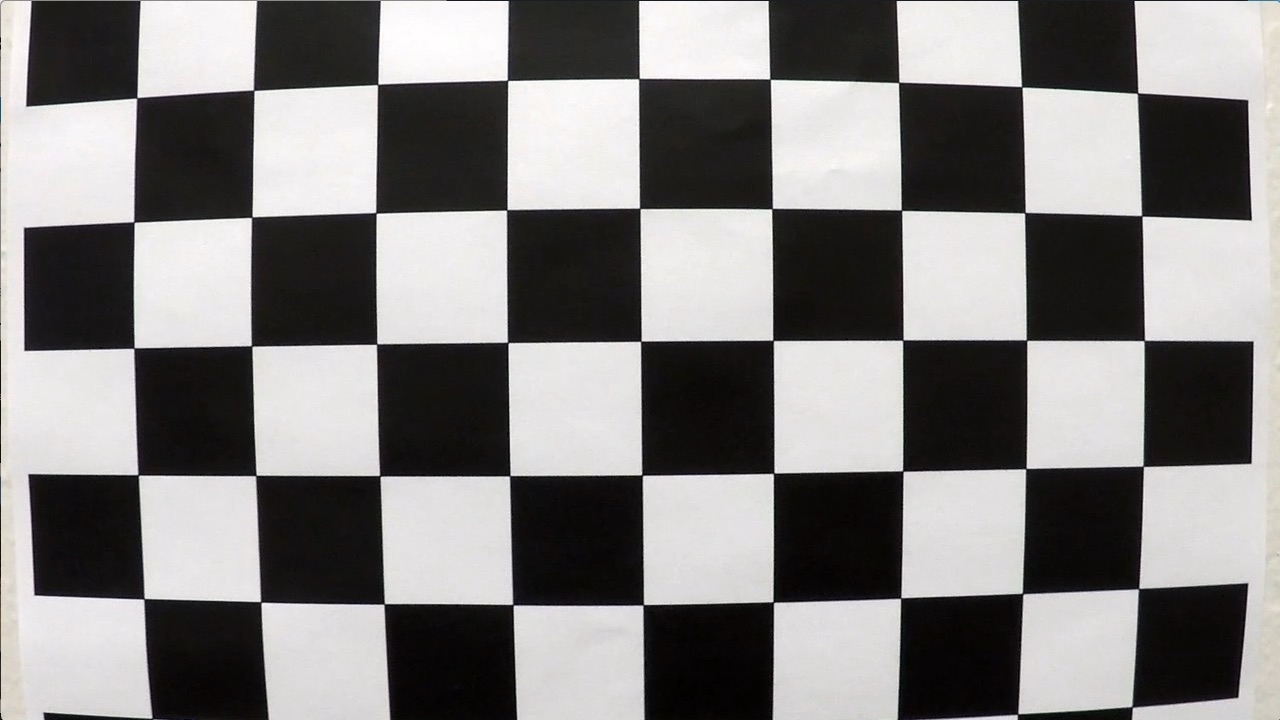
#> input picture camera_cal/calibration1.jpg, 1280 x 720 px; its folder holds only this picture in this run
$ jupyter execute --allow-errors project.ipynb   (shell and % lines are left out)   (older library calls are emulated)
#> lines starting #> are read from the running program, lines starting #| are printed output that depends on the picture; after the words box and inside, x2 and y2 are one past the last pixel; in counts of white or black regions, pixels touching at a corner belong together
**Advanced Lane Finding Project**

The goals / steps of this project are the following:

* Compute the camera calibration matrix and distortion coefficients given a set of chessboard images.
* Apply a distortion correction to raw images.
* Use color transforms, gradients, etc., to create a thresholded binary image.
* Apply a perspective transform to rectify binary image ("birds-eye view").
* Detect lane pixels and fit to find the lane boundary.
* Determine the curvature of the lane and vehicle position with respect to center.
* Warp the detected lane boundaries back onto the original image.
* Output visual display of the lane boundaries and numerical estimation of lane curvature and vehicle position.

# Pipe Line

[cell 1]
import cv2
import numpy as np
import matplotlib.pyplot as plt
import matplotlib.image as mpimg

# Images can be radial distorted, this method to remove this distortion
def cal_undistort(img, objpoints, imgpoints):
    # Use cv2.calibrateCamera() and cv2.undistort()
    gray = cv2.cvtColor(img,cv2.COLOR_RGB2GRAY)
    ret, mtx, dist, rvecs, tvecs = cv2.calibrateCamera(objpoints, imgpoints, gray.shape[::-1], None, None)
    # Prespective Transform
    undist = cv2.undistort(img, mtx, dist, None, mtx)
    return undist

#The purpose of this function is to transform the image so lane lines can be easily detected.
#the output of this function is enlaraged road
def perspective_transform(img):

    img_size = (img.shape[1], img.shape[0])

    src = np.float32( [[200, 720],[1100, 720],[595, 450], [685, 450]])
    dst = np.float32([[300, 720],[980, 720],[300, 0],[980, 0]])
    m = cv2.getPerspectiveTransform(src, dst)
    m_inv = cv2.getPerspectiveTransform(dst, src)
    warped = cv2.warpPerspective(img, m, img_size, flags=cv2.INTER_LINEAR)
    unwarped = cv2.warpPerspective(warped, m_inv, (warped.shape[1], warped.shape[0]), flags=cv2.INTER_LINEAR)  # DEBUG

    return warped, unwarped, m, m_inv


# sobelx or sobel y segmantation
def abs_sobel_thresh(img, orient='x',thresh=(0, 255)):
    # Convert to grayscale
    gray = cv2.cvtColor(img, cv2.COLOR_RGB2GRAY)
    # Apply x or y gradient with the OpenCV Sobel() function
    # and take the absolute value
    if orient == 'x':
        abs_sobel = np.absolute(cv2.Sobel(gray, cv2.CV_64F, 1, 0))
    if orient == 'y':
        abs_sobel = np.absolute(cv2.Sobel(gray, cv2.CV_64F, 0, 1))
    # Rescale back to 8 bit integer
    scaled_sobel = np.uint8(255*abs_sobel/np.max(abs_sobel))
    # Create a copy and apply the threshold
    binary_output = np.zeros_like(scaled_sobel)
    # Here I'm using inclusive (>=, <=) thresholds, but exclusive is ok too
    binary_output[(scaled_sobel >= thresh[0]) & (scaled_sobel <= thresh[1])] = 1

    # Return the result
    return binary_output

#this function gives sqrt(sobelx^2+sobely^2)
def mag_thresh(img, sobel_kernel=3, mag_thresh=(0, 255)):
    # Convert to grayscale
    gray = cv2.cvtColor(img, cv2.COLOR_RGB2GRAY)
    # Take both Sobel x and y gradients
    sobelx = cv2.Sobel(gray, cv2.CV_64F, 1, 0, ksize=sobel_kernel)
    sobely = cv2.Sobel(gray, cv2.CV_64F, 0, 1, ksize=sobel_kernel)
    # Calculate the gradient magnitude
    gradmag = np.sqrt(sobelx**2 + sobely**2)
    # Rescale to 8 bit
    scale_factor = np.max(gradmag)/255
    gradmag = (gradmag/scale_factor).astype(np.uint8)
    # Create a binary image of ones where threshold is met, zeros otherwise
    binary_output = np.zeros_like(gradmag)
    binary_output[(gradmag >= mag_thresh[0]) & (gradmag <= mag_thresh[1])] = 1

    # Return the binary image
    return binary_output

# threshould by angle
def dir_threshold(img, sobel_kernel=3, thresh=(0, np.pi/2)):
    # Grayscale
    gray = cv2.cvtColor(img, cv2.COLOR_RGB2GRAY)
    # Calculate the x and y gradients
    sobelx = cv2.Sobel(gray, cv2.CV_64F, 1, 0, ksize=sobel_kernel)
    sobely = cv2.Sobel(gray, cv2.CV_64F, 0, 1, ksize=sobel_kernel)
    # Take the absolute value of the gradient direction,
    # apply a threshold, and create a binary image result
    absgraddir = np.arctan2(np.absolute(sobely), np.absolute(sobelx))
    binary_output =  np.zeros_like(absgraddir)
    binary_output[(absgraddir >= thresh[0]) & (absgraddir <= thresh[1])] = 1

    # Return the binary image
    return binary_output

#Threshould by color
def color_thresh(img,thresh):
    #hue light saturation
    hls = cv2.cvtColor(img, cv2.COLOR_RGB2HLS)
    S = hls[:,:,2]
    binary = np.zeros_like(S)
    binary[(S > thresh[0]) & (S <= thresh[1])] = 1
    return binary

#combine all the threshould
# [10 lines left out: function combined_threshoulding, not called in this run]


#get histogram of the image
def hist(img):
    # Grab only the bottom half of the image
    # Lane lines are likely to be mostly vertical nearest to the car
    bottom_half = img[img.shape[0]//2:,:]

    # Sum across image pixels vertically - make sure to set an `axis`
    # i.e. the highest areas of vertical lines should be larger values
    histogram = np.sum(bottom_half, axis=0)

    return histogram

**Compute the camera calibration matrix and distortion coefficients given a set of chessboard images.**

[cell 2]
import glob

images =  glob.glob("camera_cal/calibration*.jpg")

global objpoints,imgpoints
objpoints,imgpoints = list(),list()
objp = np.zeros((9*6,3),np.float32)
objp[:,:2]=np.mgrid[0:9,0:6].T.reshape(-1,2)

for fname in images:
    img = mpimg.imread(fname)
#> img is the input picture: shape (720, 1280, 3); mean R, G, B 130.1, 128.4, 127.8
    gray = cv2.cvtColor(img,cv2.COLOR_BGR2GRAY)
    ret, corners = cv2.findChessboardCorners(gray, (9,6), None)
#> ret = False; corners = None

    if ret == True:
        imgpoints.append(corners)
        objpoints.append(objp)

[cell 3]
#Apply a distortion correction to raw images.
img = "test_images/straight_lines2.jpg"
img = mpimg.imread(img)
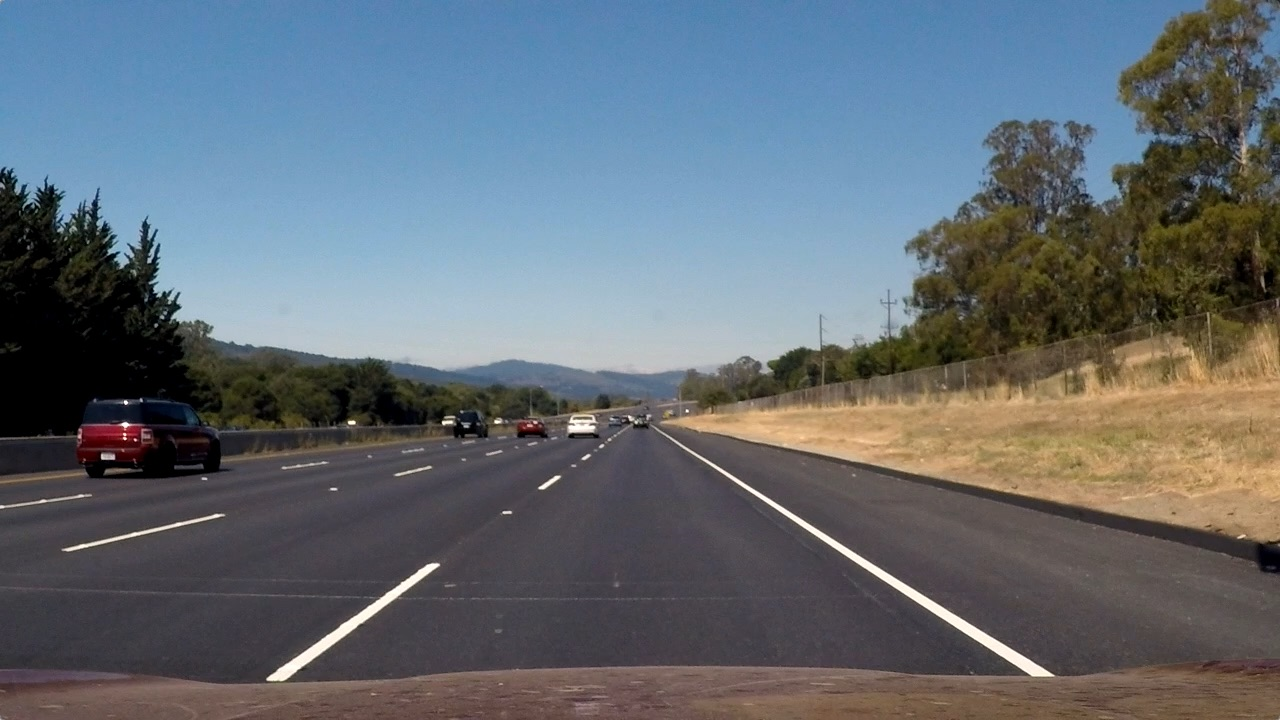
#> input picture test_images/straight_lines2.jpg, 1280 x 720 px
#> img is the input picture: shape (720, 1280, 3); mean R, G, B 99.4, 107.7, 115.1
#remove distoration from the image:
#> (the rest of this cell did not finish here and is left out)

f, (ax1, ax2) = plt.subplots(1, 2, figsize=(24, 9))
f.tight_layout()
ax1.imshow(img)
ax1.set_title('Original Image', fontsize=50)
ax2.imshow(undistorted)
ax2.set_title('Undistorted Image', fontsize=50)
plt.subplots_adjust(left=0., right=1, top=0.9, bottom=0.)

**Use color transforms, gradients, etc., to create a thresholded binary image.**

[cell 4]
ksize = 3 # Choose a larger odd number to smooth gradient measurements

# Apply each of the thresholding functions
#get x sobel (gradient or partial dervative in x direction )
gradx = abs_sobel_thresh(img, orient='x', thresh=(90, 255))
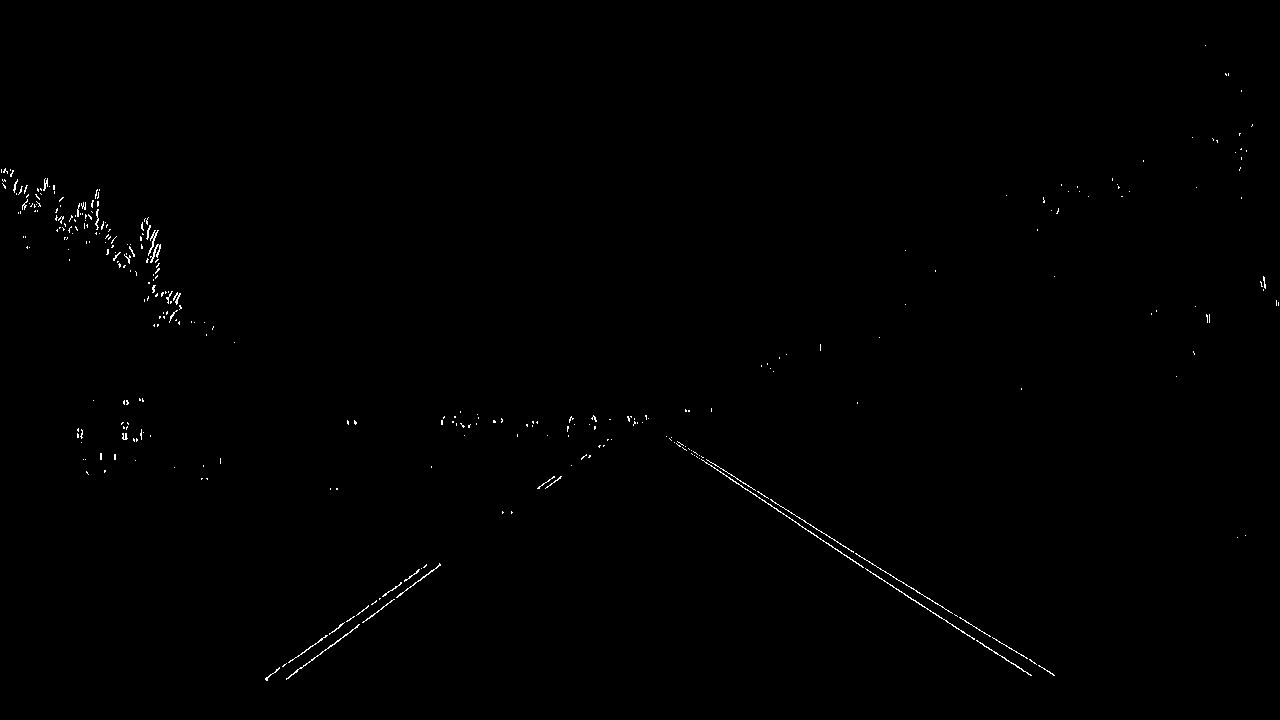
#> gradx: shape (720, 1280); values 0 (black) and 1 (white), 0.36% white in thin lines or dots, all inside (x1, y1, x2, y2) = (1, 45, 1279, 681)
#get y sobel (gradient or partial dervative in y direction )
grady = abs_sobel_thresh(img, orient='y', thresh=(90, 255))
#> grady: shape (720, 1280); values 0 (black) and 1 (white), 0.72% white in thin lines or dots, all inside (x1, y1, x2, y2) = (0, 97, 1280, 696)
# x and y dervative magnitude
mag_binary = mag_thresh(img, sobel_kernel=ksize, mag_thresh=(55, 150))
#> in mag_thresh, `sobely = cv2.Sobel(gray, cv2.CV_64F, 0, 1, ksize=sobel_kernel)`:
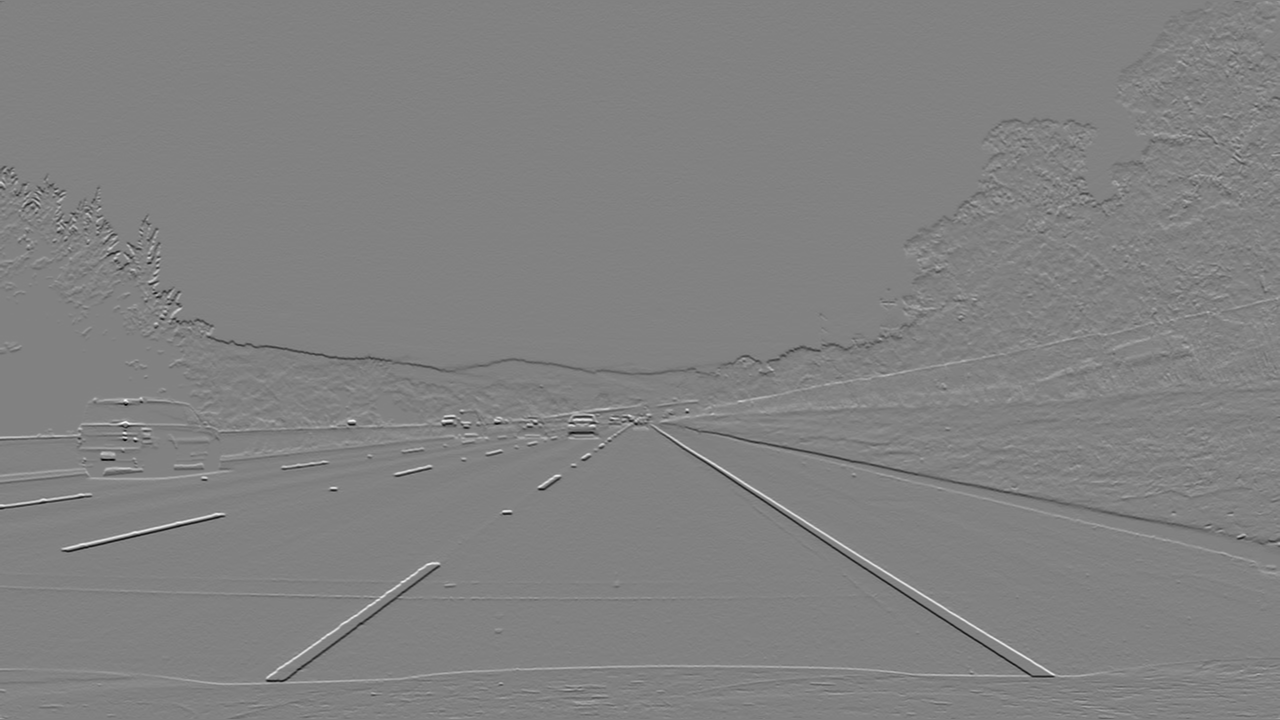
#> sobely: shape (720, 1280) float64; min -815, max 787, mean -0.3; drawn with min black and max white
#> in mag_thresh, `scale_factor = np.max(gradmag)/255`: scale_factor = 3.37
#> mag_binary: shape (720, 1280); values 0 (black) and 1 (white), 1.8% white in thin lines or dots
dir_binary = dir_threshold(img, sobel_kernel=ksize, thresh=(0,np.pi/2))
#> dir_binary: shape (720, 1280) float64; every value is 1
# Color threshoudling
Color_channel = color_thresh(img, thresh=(90, 255))
#> in color_thresh, `hls = cv2.cvtColor(img, cv2.COLOR_RGB2HLS)`: hls: shape (720, 1280, 3); mean of channels 0, 1, 2 81.7, 107, 62.5
#> in color_thresh, `S = hls[:,:,2]`:
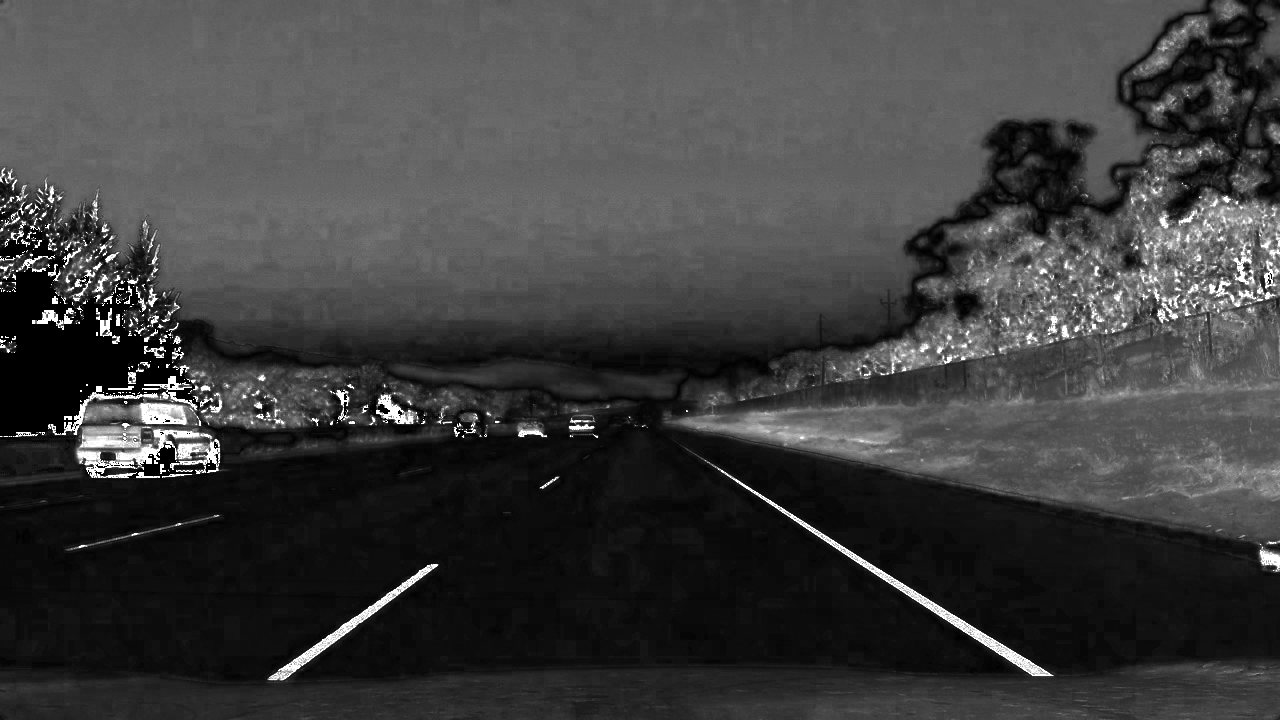
#> S: shape (720, 1280); min 0, max 255, mean 62.5
#> Color_channel: shape (720, 1280); values 0 (black) and 1 (white), 37.9% white; 1336 white regions (1139 under 20 px), largest, box (x1, y1, x2, y2) and area: (0, 0, 1164, 292) 259355, (828, 149, 1280, 381) 30703, (676, 387, 1062, 474) 11659
combined = np.zeros_like(dir_binary)
#mix them all
combined[((gradx == 1) & (grady == 1)) | ((mag_binary == 1) & (dir_binary == 1)) | (Color_channel == 1)] = 1
plt.imshow(combined, cmap="gray")
#lane lines points
#my source points
plt.plot(200, 720,"*")
plt.plot(1100, 720,"*")
plt.plot(595, 450,"*")
plt.plot(685, 450,"*")

**Apply a perspective transform to rectify binary image ("birds-eye view") and find histogram**

[cell 5]
#prespective transform
warped, unwarped, m, m_inv = perspective_transform(combined)
#histogram to see where lane lines are accumlated
histogram = hist(warped)
plt.plot(histogram)
#plt.imshow(warped, cmap = "gray")
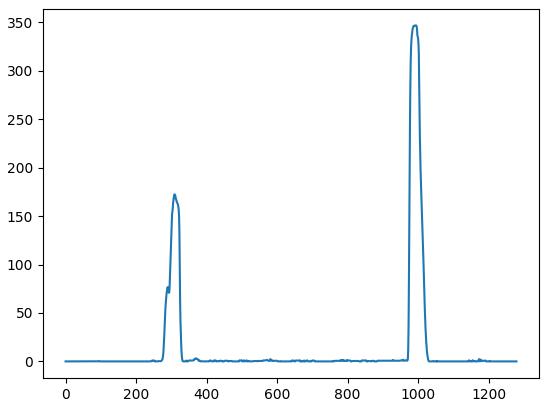
#> figure drawn by matplotlib, 1 panel; curve peaks at x = 994, y = 346.8

**Detect lane pixels and fit to find the lane boundary, then warp the detected lane boundaries back onto the original image.**

[cell 6]
# [101 lines left out: function find_lane_lines, not called in this run]

[cell 7]
def find_lane_pixels(binary_warped,histogram):

    # These will be the starting point for the left and right lines
    midpoint = np.int(histogram.shape[0]//2)
    leftx_base = np.argmax(histogram[:midpoint])
    rightx_base = np.argmax(histogram[midpoint:]) + midpoint

    # HYPERPARAMETERS
    # Choose the number of sliding windows
    nwindows = 9
    # Set the width of the windows +/- margin
    margin = 100
    # Set minimum number of pixels found to recenter window
    minpix = 50

    # Set height of windows - based on nwindows above and image shape
    window_height = np.int(binary_warped.shape[0]//nwindows)
    # Identify the x and y positions of all nonzero pixels in the image
    nonzero = binary_warped.nonzero()
    nonzeroy = np.array(nonzero[0])
    nonzerox = np.array(nonzero[1])
    # Current positions to be updated later for each window in nwindows
    leftx_current = leftx_base
    rightx_current = rightx_base

    # Create empty lists to receive left and right lane pixel indices
    left_lane_inds = []
    right_lane_inds = []

    # Step through the windows one by one
    for window in range(nwindows):
        # Identify window boundaries in x and y (and right and left)
        win_y_low = binary_warped.shape[0] - (window+1)*window_height
        win_y_high = binary_warped.shape[0] - window*window_height
        win_xleft_low = leftx_current - margin
        win_xleft_high = leftx_current + margin
        win_xright_low = rightx_current - margin
        win_xright_high = rightx_current + margin


        # Identify the nonzero pixels in x and y within the window #
        good_left_inds = ((nonzeroy >= win_y_low) & (nonzeroy < win_y_high) &
        (nonzerox >= win_xleft_low) &  (nonzerox < win_xleft_high)).nonzero()[0]
        good_right_inds = ((nonzeroy >= win_y_low) & (nonzeroy < win_y_high) &
        (nonzerox >= win_xright_low) &  (nonzerox < win_xright_high)).nonzero()[0]

        # Append these indices to the lists
        left_lane_inds.append(good_left_inds)
        right_lane_inds.append(good_right_inds)

        # If you found > minpix pixels, recenter next window on their mean position
        if len(good_left_inds) > minpix:
            leftx_current = np.int(np.mean(nonzerox[good_left_inds]))
        if len(good_right_inds) > minpix:
            rightx_current = np.int(np.mean(nonzerox[good_right_inds]))

    # Concatenate the arrays of indices (previously was a list of lists of pixels)
    try:
        left_lane_inds = np.concatenate(left_lane_inds)
        right_lane_inds = np.concatenate(right_lane_inds)
    except ValueError:
        # Avoids an error if the above is not implemented fully
        pass

    # Extract left and right line pixel positions
    leftx = nonzerox[left_lane_inds]
    lefty = nonzeroy[left_lane_inds]
    rightx = nonzerox[right_lane_inds]
    righty = nonzeroy[right_lane_inds]

    # Fit a second order polynomial to each using `np.polyfit`
    left_fit = np.polyfit(lefty, leftx, 2)
    right_fit = np.polyfit(righty, rightx, 2)

    # Generate x and y values for plotting
    ploty = np.linspace(0, binary_warped.shape[0]-1, binary_warped.shape[0] )
    try:
        left_fitx = left_fit[0]*ploty**2 + left_fit[1]*ploty + left_fit[2]
        right_fitx = right_fit[0]*ploty**2 + right_fit[1]*ploty + right_fit[2]
    except TypeError:
        # Avoids an error if `left` and `right_fit` are still none or incorrect
        print('The function failed to fit a line!')
        left_fitx = 1*ploty**2 + 1*ploty
        right_fitx = 1*ploty**2 + 1*ploty


    # Get binary warped image size
    image_size = binary_warped.shape

    # Get max of plot_y
    y_eval = np.max(ploty)

    # Define conversions in x and y from pixels space to meters
    y_m_per_pix = 30/720
    x_m_per_pix = 3.7/700

    # Fit new polynomials to x,y in world space
    left_fit_cr = np.polyfit(lefty*y_m_per_pix, leftx*x_m_per_pix, 2)
    right_fit_cr = np.polyfit(righty*y_m_per_pix, rightx*x_m_per_pix, 2)

    # Calculate radius of curve
    left_curve = ((1+(2*left_fit_cr[0]*y_eval*y_m_per_pix+left_fit_cr[1])**2)**1.5)/np.absolute(2*left_fit_cr[0])
    right_curve = ((1+(2*right_fit_cr[0]*y_eval*y_m_per_pix+right_fit_cr[1])**2)**1.5)/np.absolute(2*right_fit_cr[0])

    # Calculate lane deviation from center of lane
    scene_height = image_size[0] * y_m_per_pix
    scene_width = image_size[1] * x_m_per_pix

    # Calculate the intercept points at the bottom of our image
    left_intercept = left_fit_cr[0] * scene_height ** 2 + left_fit_cr[1] * scene_height + left_fit_cr[2]
    right_intercept = right_fit_cr[0] * scene_height ** 2 + right_fit_cr[1] * scene_height + right_fit_cr[2]
    center = (left_intercept + right_intercept) / 2.0

    # Use intercept points to calculate the lane deviation of the vehicle
    lane_deviation = (center - scene_width / 2.0)

    return left_fitx, right_fitx, ploty, left_fit, right_fit, left_curve, right_curve, lane_deviation
